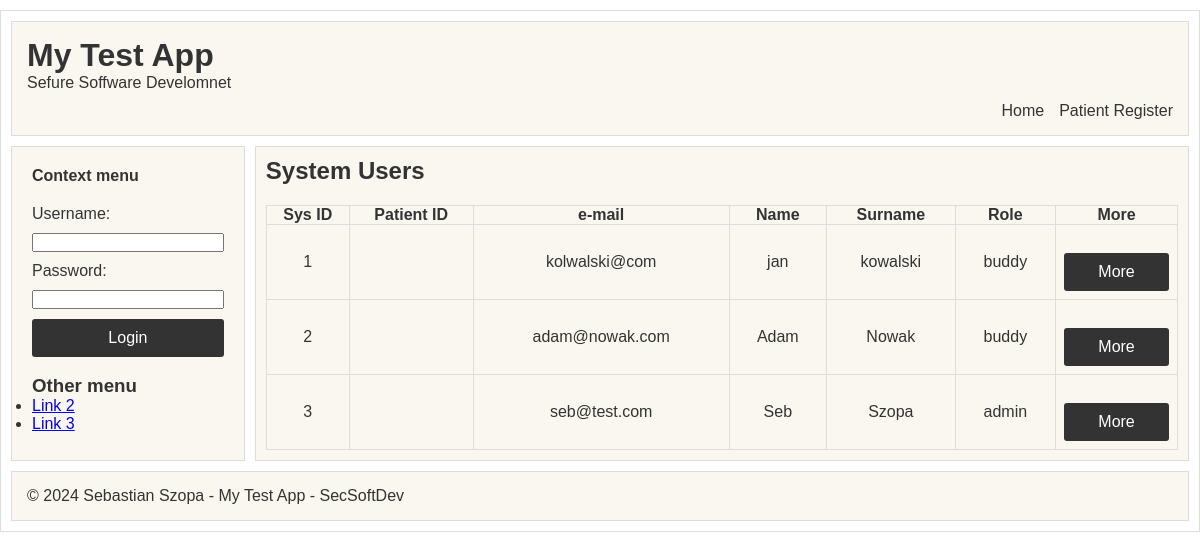
Before: /system with the older database file.
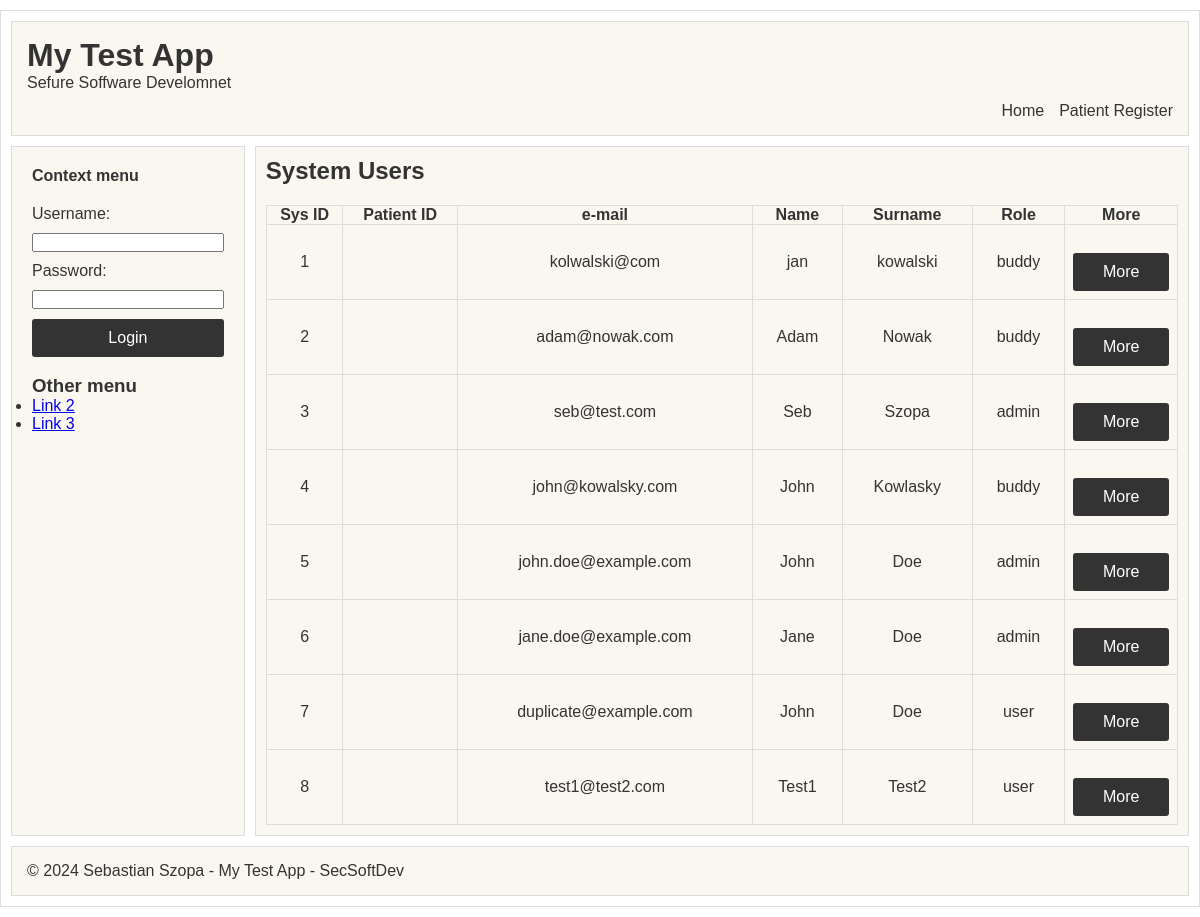
After: the same page with the newer database file.
### tables this page shows
CREATE TABLE "sys_usrs" (
	"su_id"	INTEGER,
	"email"	TEXT NOT NULL UNIQUE,
	"name"	TEXT NOT NULL,
	"surname"	TEXT,
	"role"	TEXT,
	"passwd"	TEXT,
	PRIMARY KEY("su_id" AUTOINCREMENT)
);

### app.py (the view)
@app.route('/system')
def get_sysusers():
    with sqlite3.connect(SQLITE_DB) as conn:
        conn.row_factory = sqlite3.Row
        cursor = conn.cursor()
        cursor.execute('SELECT "su_id", "p_id", "email", "name", "surname", "role" FROM "sys_usrs";')
        rows = cursor.fetchall()
        for row in rows:
            print(dict(row))  # Debug: Wyświetlanie wyników zapytania w terminalu
    return render_template('sysusers.html', rows=rows)

### templates/sysusers.html (shortened to what this page needs)
{% include 'menu.html' %}
<main>
    {% include 'context.html' %}
    <section class="content">
        <h1>System Users</h1>
        <table>
            <thead>
                <tr>
                    <th>Sys ID</th>
                    <th>Patient ID</th>
                    <th>e-mail</th>
                    <th>Name</th>
                    <th>Surname</th>
                    <th>Role</th>
                    <th>More</th>
                </tr>
            </thead>
            <tbody>
                {% for row in rows %}
                    <tr>
                        <td>{{ row["su_id"] }}</td>
                        <td>{{ row["p_id"] }}</td>
                        <td>{{ row["email"] }}</td>
                        <td>{{ row["name"] }}</td>
                        <td>{{ row["surname"] }}</td>
                        <td>{{ row["role"] }}</td>
                        <td>
                            <form method="post" action="/system/users/more">
                                <button type="submit">More</button>
                            </form>
                        </td>
                    </tr>
                {% endfor %}
            </tbody>
        </table>
    </section>
</main>
{% include 'foot.html' %}

Changed rows visible on the page:
added sys_usrs: su_id "4", email "john@kowalsky.com", name "John", surname "Kowlasky", role "buddy"
added sys_usrs: su_id "5", email "john.doe@example.com", name "John", surname "Doe", role "admin"
added sys_usrs: su_id "6", email "jane.doe@example.com", name "Jane", surname "Doe", role "admin"
added sys_usrs: su_id "7", email "duplicate@example.com", name "John", surname "Doe", role "user"
added sys_usrs: su_id "8", email "test1@test2.com", name "Test1", surname "Test2", role "user"
